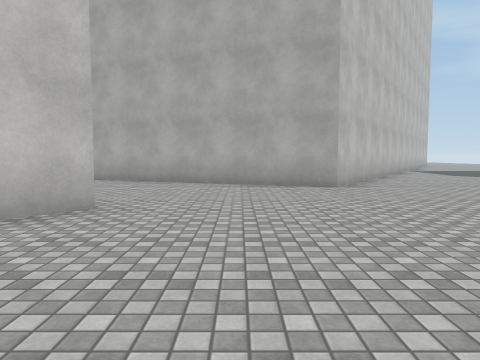
[1] (above)

19 first-person views from a walk through a 3-D level made in the Unity game engine. The camera is 1.3 m above the floor, tilts 4° down and sees 70° across. The floor is counted in squares, 2 m on a side. Each view is taken from the middle of a square. On the plan, view 1 faces up. The plan holds only what a view shows up to about 10 squares ahead; the rest is blank. The place goes on beyond the plan. Some surface patterns are stand-ins.

[2]
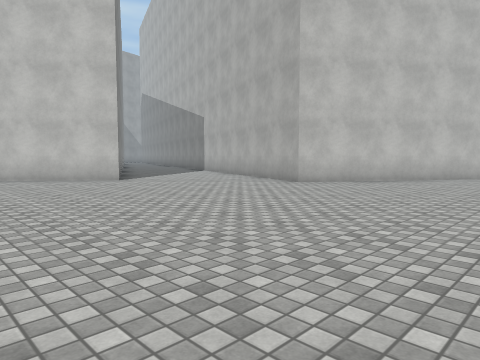

[3]
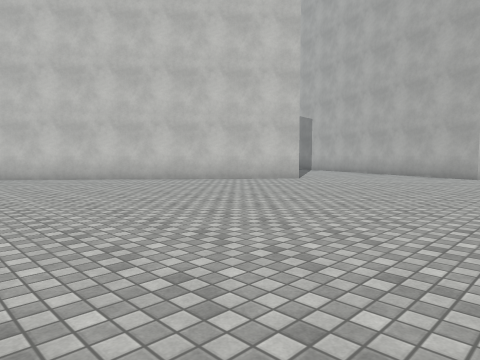

[4]
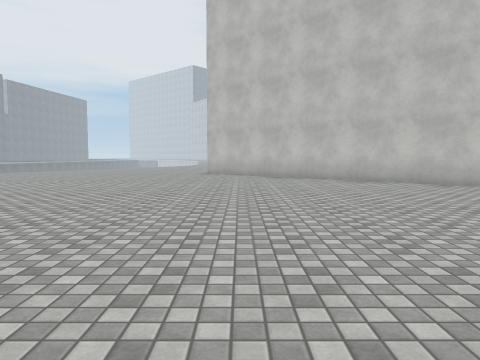

[5]
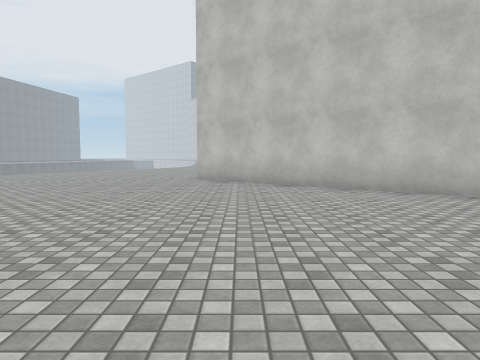

[6]
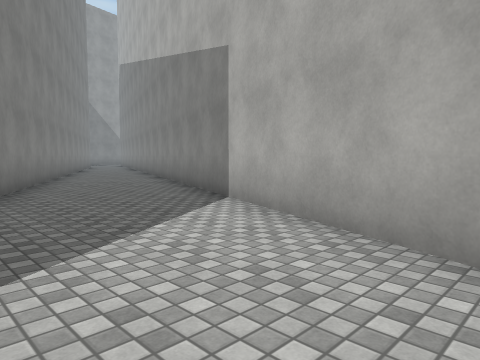

[7]
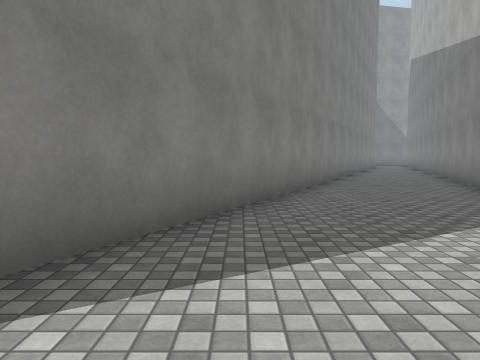

[8]
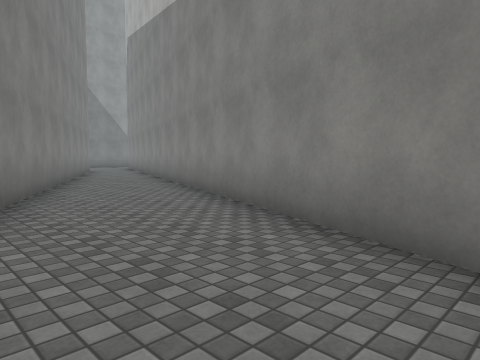

[9]
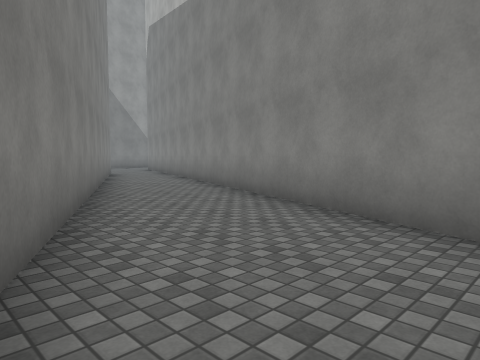

[10]
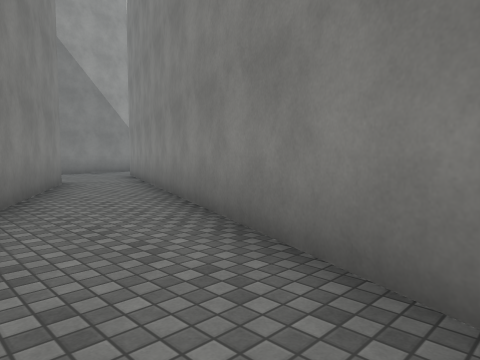

[11]
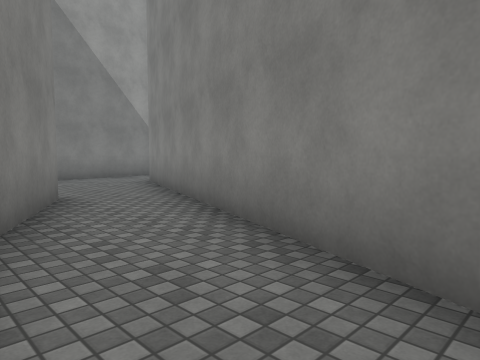

[12]
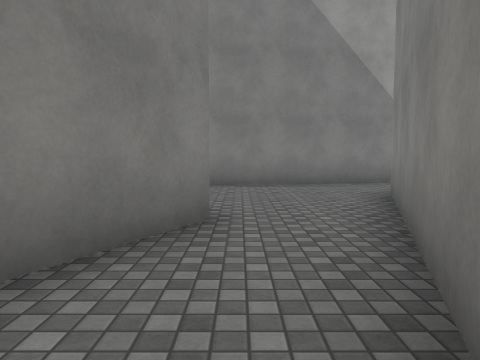

[13]
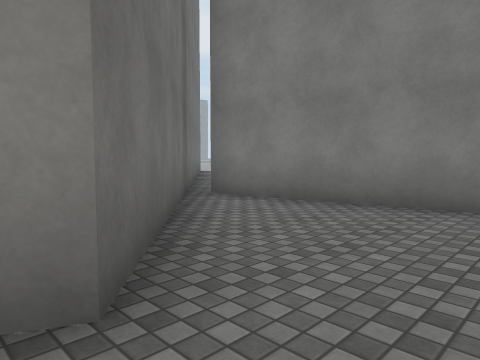

[14]
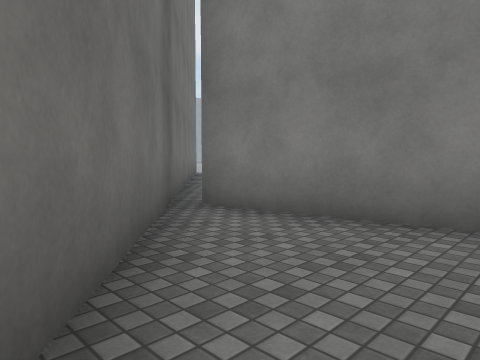

[15]
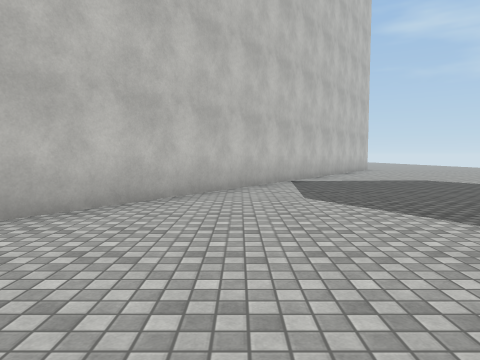

[16]
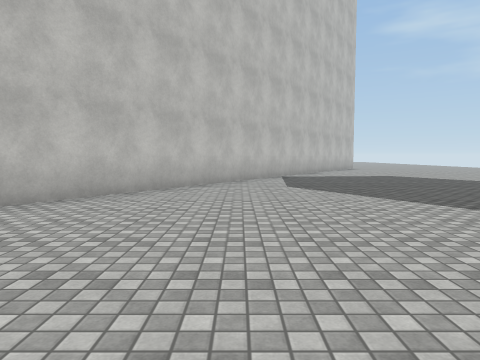

[17]
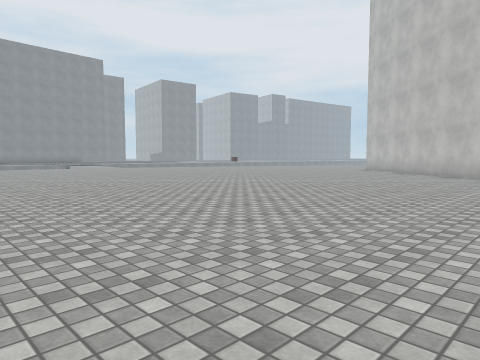

[18]
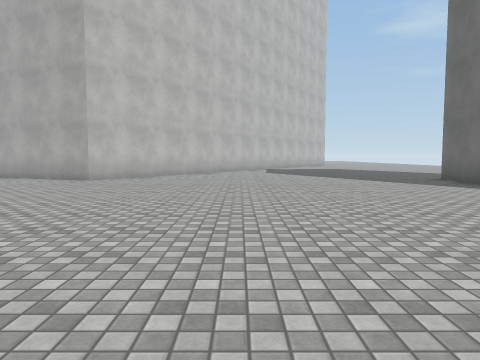

[19]
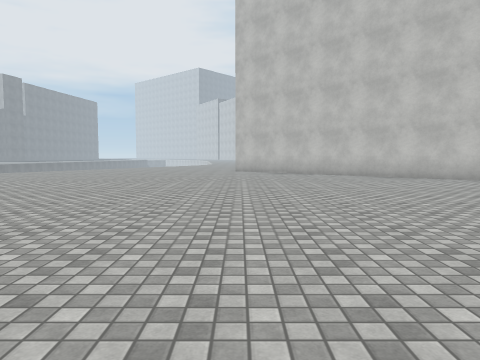

### Floor plan
Points are (right, up) in squares from view 1. A wall is a line through its corners. A room is listed if a view was taken in it or the views show most of it. See-through windows are left out.
Room 1 (views 1, 2, 3, 4, 5, 6, 7, 8, 9, 10, 15, 16, 17, 18, 19)
walls: (8.1, 16.1) (2, 7) (-14.2, 13.3); (-14.9, 10.9) (-1.8, 4.2) (-10.6, -6.3)
ways out: opening at (-15, 12) to room 2; opening at (-9.2, -8.5)
Room 2 (view 11)
walls: (-16.9, 11.9) (-14.9, 10.9); (-14.2, 13.3) (-16.1, 14)
ways out: opening at (-15, 12) to room 1; opening at (-17, 13) to room 3
Room 3 (view 12)
walls: (-18.9, 12.9) (-16.9, 11.9); (-16.1, 14) (-18.4, 14.9)
ways out: opening at (-17, 13) to room 2; opening at (-19, 14) to room 4
Room 4 (views 13, 14)
walls: (-18.4, 14.9) (-22.6, 16.5); (-25.1, 16.5) (-23.9, 10.4); (-23.6, 10.1) (-20.5, 13.7) (-18.9, 12.9)
ways out: opening at (-19, 14) to room 3

Where each view was taken, in squares from view 1:
view 1: 0 up, 0 right, facing up
view 2: 0 up, 7 right, facing up-left
view 3: 4 down, 4 right, facing up-left
view 4: 5 down, 2 right, facing left
view 5: 5 down, 1 left, facing left
view 6: 6 up, 1 left, facing up-left
view 7: 6 up, 1 left, facing left
view 8: 8 up, 6 left, facing up-left
view 9: 8 up, 8 left, facing up-left
view 10: 11 up, 12 left, facing up-left
view 11: 12 up, 15 left, facing up-left
view 12: 14 up, 17 left, facing left
view 13: 15 up, 20 left, facing down-left
view 14: 14 up, 21 left, facing down-left
view 15: 6 up, 6 right, facing up
view 16: 4 up, 6 right, facing up
view 17: 1 up, 5 right, facing down-left
view 18: 2 down, 6 right, facing up
view 19: 6 down, 4 right, facing left
